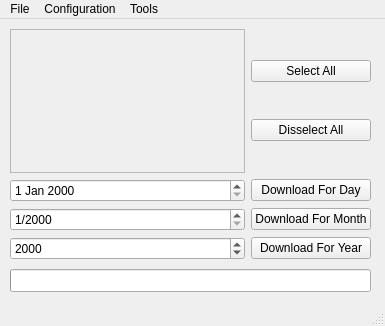
<?xml version="1.0" encoding="UTF-8"?>
<ui version="4.0">
 <class>MainWindow</class>
 <widget class="QMainWindow" name="MainWindow">
  <property name="geometry">
   <rect>
    <x>0</x>
    <y>0</y>
    <width>385</width>
    <height>326</height>
   </rect>
  </property>
  <property name="sizePolicy">
   <sizepolicy hsizetype="Fixed" vsizetype="Fixed">
    <horstretch>0</horstretch>
    <verstretch>0</verstretch>
   </sizepolicy>
  </property>
  <property name="minimumSize">
   <size>
    <width>385</width>
    <height>326</height>
   </size>
  </property>
  <property name="maximumSize">
   <size>
    <width>385</width>
    <height>326</height>
   </size>
  </property>
  <property name="windowTitle">
   <string>NTB Data Collection Automation</string>
  </property>
  <widget class="QWidget" name="centralwidget">
   <property name="sizePolicy">
    <sizepolicy hsizetype="Fixed" vsizetype="Fixed">
     <horstretch>0</horstretch>
     <verstretch>0</verstretch>
    </sizepolicy>
   </property>
   <widget class="QProgressBar" name="masterProgressBar">
    <property name="geometry">
     <rect>
      <x>10</x>
      <y>250</y>
      <width>361</width>
      <height>23</height>
     </rect>
    </property>
    <property name="value">
     <number>0</number>
    </property>
    <property name="textVisible">
     <bool>false</bool>
    </property>
    <property name="format">
     <string/>
    </property>
   </widget>
   <widget class="QWidget" name="gridLayoutWidget">
    <property name="geometry">
     <rect>
      <x>10</x>
      <y>10</y>
      <width>361</width>
      <height>231</height>
     </rect>
    </property>
    <layout class="QGridLayout" name="gridLayout_2">
     <item row="0" column="0">
      <widget class="QScrollArea" name="scrollArea">
       <property name="widgetResizable">
        <bool>true</bool>
       </property>
       <widget class="QWidget" name="scrollAreaWidgetContents">
        <property name="geometry">
         <rect>
          <x>0</x>
          <y>0</y>
          <width>244</width>
          <height>140</height>
         </rect>
        </property>
        <widget class="QWidget" name="verticalLayoutWidget">
         <property name="geometry">
          <rect>
           <x>-1</x>
           <y>-1</y>
           <width>251</width>
           <height>141</height>
          </rect>
         </property>
         <layout class="QVBoxLayout" name="verticalLayout">
          <property name="leftMargin">
           <number>6</number>
          </property>
          <property name="topMargin">
           <number>8</number>
          </property>
         </layout>
        </widget>
       </widget>
      </widget>
     </item>
     <item row="4" column="1">
      <widget class="QPushButton" name="pushButtonDownloadForDay">
       <property name="text">
        <string>Download For Day</string>
       </property>
      </widget>
     </item>
     <item row="5" column="1">
      <widget class="QPushButton" name="pushButtonDownloadForMonth">
       <property name="text">
        <string>Download For Month</string>
       </property>
      </widget>
     </item>
     <item row="4" column="0">
      <widget class="QDateEdit" name="daySelector"/>
     </item>
     <item row="6" column="1">
      <widget class="QPushButton" name="pushButtonDownloadForYear">
       <property name="text">
        <string>Download For Year</string>
       </property>
      </widget>
     </item>
     <item row="6" column="0">
      <widget class="QDateEdit" name="yearSelector">
       <property name="displayFormat">
        <string>yyyy</string>
       </property>
      </widget>
     </item>
     <item row="5" column="0">
      <widget class="QDateEdit" name="monthSelector">
       <property name="displayFormat">
        <string>M/yyyy</string>
       </property>
      </widget>
     </item>
     <item row="0" column="1">
      <layout class="QVBoxLayout" name="verticalLayout_2">
       <item>
        <widget class="QPushButton" name="pushButtonSelectAll">
         <property name="text">
          <string>Select All</string>
         </property>
        </widget>
       </item>
       <item>
        <widget class="QPushButton" name="pushButtonDisselectAll">
         <property name="text">
          <string>Disselect All</string>
         </property>
        </widget>
       </item>
      </layout>
     </item>
    </layout>
   </widget>
  </widget>
  <widget class="QMenuBar" name="menubar">
   <property name="geometry">
    <rect>
     <x>0</x>
     <y>0</y>
     <width>385</width>
     <height>21</height>
    </rect>
   </property>
   <widget class="QMenu" name="menuNTB_Datacollection_Automation">
    <property name="title">
     <string>File</string>
    </property>
   </widget>
   <widget class="QMenu" name="menuConfiguration">
    <property name="title">
     <string>Configuration</string>
    </property>
    <addaction name="openConfFileButton"/>
   </widget>
   <widget class="QMenu" name="menuTools">
    <property name="title">
     <string>Tools</string>
    </property>
    <addaction name="openLogFileButton"/>
   </widget>
   <addaction name="menuNTB_Datacollection_Automation"/>
   <addaction name="menuConfiguration"/>
   <addaction name="menuTools"/>
  </widget>
  <widget class="QStatusBar" name="statusbar"/>
  <action name="openConfFileButton">
   <property name="text">
    <string>Open Configuration File</string>
   </property>
  </action>
  <action name="actionQuit">
   <property name="text">
    <string>Quit</string>
   </property>
  </action>
  <action name="actionSetup_Scheduled_Task">
   <property name="text">
    <string>Setup Scheduled Task</string>
   </property>
  </action>
  <action name="actionReload_Configuration_File">
   <property name="text">
    <string>Reload Configuration File</string>
   </property>
  </action>
  <action name="openLogFileButton">
   <property name="text">
    <string>Open Log</string>
   </property>
  </action>
 </widget>
 <resources/>
 <connections/>
</ui>
